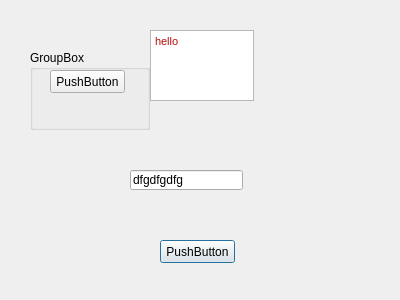
<?xml version="1.0" encoding="UTF-8"?>
<ui version="4.0">
 <class>Dialog</class>
 <widget class="QDialog" name="Dialog">
  <property name="geometry">
   <rect>
    <x>0</x>
    <y>0</y>
    <width>400</width>
    <height>300</height>
   </rect>
  </property>
  <property name="windowTitle">
   <string>Dialog</string>
  </property>
  <widget class="QPushButton" name="pushButton">
   <property name="geometry">
    <rect>
     <x>160</x>
     <y>240</y>
     <width>75</width>
     <height>23</height>
    </rect>
   </property>
   <property name="text">
    <string>PushButton</string>
   </property>
  </widget>
  <widget class="QLineEdit" name="lineEdit">
   <property name="geometry">
    <rect>
     <x>130</x>
     <y>170</y>
     <width>113</width>
     <height>20</height>
    </rect>
   </property>
   <property name="text">
    <string>dfgdfgdfg</string>
   </property>
  </widget>
  <widget class="QGroupBox" name="groupBox">
   <property name="geometry">
    <rect>
     <x>30</x>
     <y>50</y>
     <width>120</width>
     <height>80</height>
    </rect>
   </property>
   <property name="title">
    <string>GroupBox</string>
   </property>
   <widget class="QPushButton" name="pushButton_2">
    <property name="geometry">
     <rect>
      <x>20</x>
      <y>20</y>
      <width>75</width>
      <height>23</height>
     </rect>
    </property>
    <property name="text">
     <string>PushButton</string>
    </property>
   </widget>
  </widget>
  <widget class="QTextEdit" name="textEdit">
   <property name="geometry">
    <rect>
     <x>150</x>
     <y>30</y>
     <width>104</width>
     <height>71</height>
    </rect>
   </property>
   <property name="html">
    <string>&lt;!DOCTYPE HTML PUBLIC &quot;-//W3C//DTD HTML 4.0//EN&quot; &quot;http://www.w3.org/TR/REC-html40/strict.dtd&quot;&gt;
&lt;html&gt;&lt;head&gt;&lt;meta name=&quot;qrichtext&quot; content=&quot;1&quot; /&gt;&lt;style type=&quot;text/css&quot;&gt;
p, li { white-space: pre-wrap; }
&lt;/style&gt;&lt;/head&gt;&lt;body style=&quot; font-family:'MS Shell Dlg 2'; font-size:8.25pt; font-weight:400; font-style:normal;&quot;&gt;
&lt;p style=&quot; margin-top:0px; margin-bottom:0px; margin-left:0px; margin-right:0px; -qt-block-indent:0; text-indent:0px;&quot;&gt;&lt;span style=&quot; color:#b90b0b;&quot;&gt;hello&lt;/span&gt;&lt;/p&gt;&lt;/body&gt;&lt;/html&gt;</string>
   </property>
  </widget>
 </widget>
 <resources/>
 <connections>
  <connection>
   <sender>pushButton</sender>
   <signal>clicked()</signal>
   <receiver>lineEdit</receiver>
   <slot>clear()</slot>
   <hints>
    <hint type="sourcelabel">
     <x>192</x>
     <y>247</y>
    </hint>
    <hint type="destinationlabel">
     <x>191</x>
     <y>178</y>
    </hint>
   </hints>
  </connection>
 </connections>
</ui>
